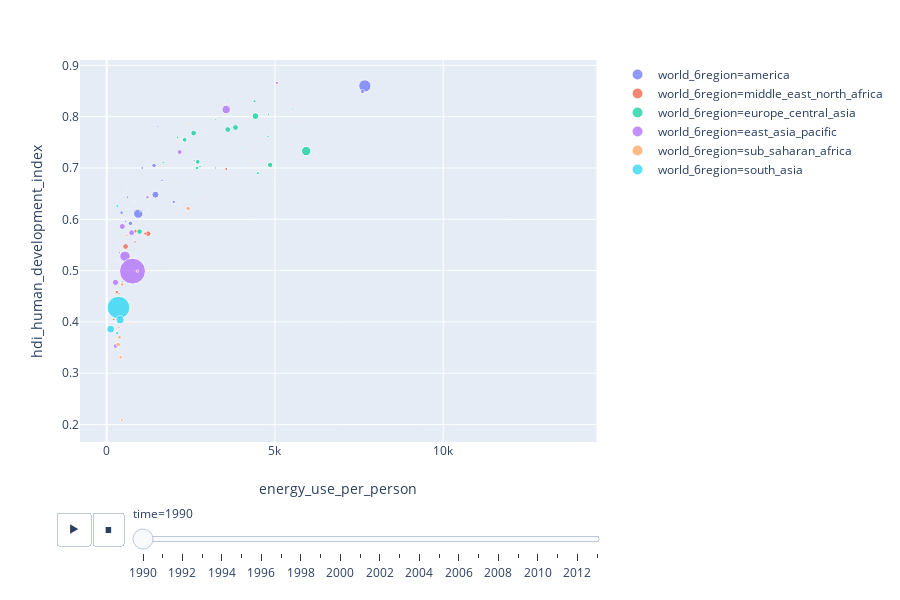

This figure's notebook cell:
### Code cell
fig = px.scatter(
    data,
    animation_frame="time",
    x="energy_use_per_person",
    y="hdi_human_development_index",
    hover_name="name",
    color="world_6region",
    size="total_population_with_projections")
fig.show()

### Figure 1 — Plotly figure (JSON) as saved in the notebook; plotly's stock layout.template omitted (floating-point values rounded to 4 significant figures)
{"data": [{"hoverlabel": {"namelength": 0}, "hovertemplate": "<b>%{hovertext}</b><br><br>world_6region=america<br>time=1990<br>energy_use_per_person=%{x}<br>hdi_human_development_index=%{y}<br>total_population_with_projections=%{marker.size}", "hovertext": ["Guyana", "Trinidad and Tobago", "Colombia", "Nicaragua", "Paraguay", "Jamaica", "United States", "Uruguay", "Chile", "Bolivia", "Brazil", "Belize", "Barbados", "Mexico", "El Salvador", "Cuba", "Costa Rica", "Ecuador", "Canada", "Dominican Republic", "Venezuela", "Peru", "Haiti", "Argentina", "Honduras", "Guatemala", "Panama"], "legendgroup": "world_6region=america", "marker": {"color": "#636efa", "size": [724900, 1215000, 33200000, 4121000, 4244000, 2365000, 253300000, 3109000, 13190000, 6658000, 149700000, 190200, 259500, 84310000, 5333000, 10570000, 3070000, 10260000, 27700000, 7195000, 19690000, 21690000, 7125000, 32640000, 4889000, 8923000, 2416000], "sizemode": "area", "sizeref": 3397500, "symbol": "circle"}, "mode": "markers", "name": "world_6region=america", "showlegend": true, "type": "scatter", "x": [514.0, 4900.0, 706.8, 487.2, 729.2, 1149.0, 7672.0, 723.8, 1058.0, 380.8, 938.8, 566.3, 1237.0, 1449.0, 469.8, 1645.0, 541.8, 619.5, 7603.0, 558.9, 1993.0, 446.0, 219.8, 1407.0, 480.2, 476.2, 603.3], "xaxis": "x", "y": [0.541, 0.67, 0.592, 0.495, 0.58, 0.651, 0.86, 0.692, 0.7, 0.535, 0.611, 0.648, 0.714, 0.648, 0.529, 0.676, 0.653, 0.643, 0.849, 0.596, 0.634, 0.613, 0.408, 0.705, 0.507, 0.478, 0.662], "yaxis": "y"}, {"hoverlabel": {"namelength": 0}, "hovertemplate": "<b>%{hovertext}</b><br><br>world_6region=middle_east_north_africa<br>time=1990<br>energy_use_per_person=%{x}<br>hdi_human_development_index=%{y}<br>total_population_with_projections=%{marker.size}", "hovertext": ["Tunisia", "Jordan", "Iran", "Iraq", "Israel", "Egypt", "Kuwait", "Morocco", "Qatar", "Syria", "Libya", "Bahrain", "Algeria", "Saudi Arabia", "United Arab Emirates", "Yemen"], "legendgroup": "world_6region=middle_east_north_africa", "marker": {"color": "#EF553B", "size": [8215000, 3416000, 54870000, 17370000, 4500000, 56840000, 2088000, 24780000, 473700, 12320000, 4334000, 492900, 25300000, 16140000, 1809000, 11950000], "sizemode": "area", "sizeref": 3397500, "symbol": "circle"}, "mode": "markers", "name": "world_6region=middle_east_north_africa", "showlegend": true, "type": "scatter", "x": [600.9, 919.5, 1233.0, 1147.0, 2460.0, 561.7, 4339.0, 306.2, 13700.0, 840.8, 2517.0, 10560.0, 856.2, 3553.0, 10980.0, 208.5], "xaxis": "x", "y": [0.569, 0.62, 0.572, 0.572, 0.785, 0.547, 0.713, 0.458, 0.754, 0.556, 0.681, 0.745, 0.577, 0.698, 0.726, 0.405], "yaxis": "y"}, {"hoverlabel": {"namelength": 0}, "hovertemplate": "<b>%{hovertext}</b><br><br>world_6region=europe_central_asia<br>time=1990<br>energy_use_per_person=%{x}<br>hdi_human_development_index=%{y}<br>total_population_with_projections=%{marker.size}", "hovertext": ["Belgium", "Portugal", "Estonia", "Kazakhstan", "Netherlands", "Tajikistan", "Spain", "Switzerland", "Kyrgyz Republic", "Finland", "Turkey", "Iceland", "Norway", "Ukraine", "Austria", "Poland", "France", "Italy", "United Kingdom", "Denmark", "Moldova", "Germany", "Russia", "Malta", "Czech Republic", "Cyprus", "Serbia", "Sweden", "Slovenia", "Lithuania", "Slovak Republic", "Luxembourg", "Romania", "Latvia", "Bulgaria", "Armenia", "Ireland", "Croatia", "Albania", "Hungary", "Greece"], "legendgroup": "world_6region=europe_central_asia", "marker": {"color": "#00cc96", "size": [9949000, 9925000, 1568000, 16530000, 14890000, 5303000, 38890000, 6674000, 4395000, 4986000, 54130000, 254800, 4241000, 51640000, 7671000, 38060000, 56710000, 56830000, 57210000, 5141000, 4364000, 79100000, 148200000, 367500, 10300000, 766700, 9569000, 8559000, 1927000, 3696000, 5270000, 381200, 23210000, 2664000, 8819000, 3545000, 3531000, 4517000, 3289000, 10380000, 10160000], "sizemode": "area", "sizeref": 3397500, "symbol": "circle"}, "mode": "markers", "name": "world_6region=europe_central_asia", "showlegend": true, "type": "scatter", "x": [4810.0, 1681.0, 6233.0, 4493.0, 4395.0, 1005.0, 2317.0, 3628.0, 1705.0, 5692.0, 977.7, 8908.0, 4967.0, 4857.0, 3240.0, 2706.0, 3828.0, 2584.0, 3597.0, 3377.0, 2677.0, 4421.0, 5929.0, 1962.0, 4797.0, 1781.0, 2599.0, 5515.0, 2858.0, 4344.0, 4025.0, 8874.0, 2683.0, 2949.0, 3237.0, 2179.0, 2820.0, 1980.0, 813.3, 2774.0, 2103.0], "xaxis": "x", "y": [0.805, 0.711, 0.728, 0.69, 0.83, 0.616, 0.755, 0.831, 0.615, 0.783, 0.576, 0.797, 0.849, 0.706, 0.794, 0.712, 0.779, 0.768, 0.775, 0.799, 0.652, 0.801, 0.733, 0.736, 0.761, 0.733, 0.714, 0.815, 0.767, 0.731, 0.738, 0.782, 0.7, 0.703, 0.7, 0.634, 0.762, 0.669, 0.635, 0.703, 0.76], "yaxis": "y"}, {"hoverlabel": {"namelength": 0}, "hovertemplate": "<b>%{hovertext}</b><br><br>world_6region=east_asia_pacific<br>time=1990<br>energy_use_per_person=%{x}<br>hdi_human_development_index=%{y}<br>total_population_with_projections=%{marker.size}", "hovertext": ["Japan", "Thailand", "South Korea", "Hong Kong, China", "Philippines", "Australia", "Fiji", "Singapore", "Mongolia", "Myanmar", "Brunei", "Malaysia", "Tonga", "Vietnam", "New Zealand", "Samoa", "Indonesia", "China"], "legendgroup": "world_6region=east_asia_pacific", "marker": {"color": "#ab63fa", "size": [122300000, 57070000, 42980000, 5794000, 61630000, 17100000, 728400, 3017000, 2193000, 39270000, 252100, 18210000, 95150, 67100000, 3398000, 161300, 184300000, 1145000000], "sizemode": "area", "sizeref": 3397500, "symbol": "circle"}, "mode": "markers", "name": "world_6region=east_asia_pacific", "showlegend": true, "type": "scatter", "x": [3551.0, 741.3, 2167.0, 1511.0, 463.4, 5062.0, 392.3, 3783.0, 1560.0, 262.9, 6673.0, 1210.0, 266.4, 261.9, 3854.0, 265.5, 543.7, 767.0], "xaxis": "x", "y": [0.814, 0.574, 0.731, 0.781, 0.586, 0.866, 0.641, 0.718, 0.579, 0.353, 0.782, 0.643, 0.648, 0.477, 0.818, 0.598, 0.528, 0.499], "yaxis": "y"}, {"hoverlabel": {"namelength": 0}, "hovertemplate": "<b>%{hovertext}</b><br><br>world_6region=sub_saharan_africa<br>time=1990<br>energy_use_per_person=%{x}<br>hdi_human_development_index=%{y}<br>total_population_with_projections=%{marker.size}", "hovertext": ["Benin", "Kenya", "Gabon", "Congo, Rep.", "Tanzania", "Togo", "Botswana", "Mozambique", "Senegal", "Sudan", "Swaziland", "Sao Tome and Principe", "Mauritius", "Congo, Dem. Rep.", "Zambia", "Cote d'Ivoire", "Ghana", "South Africa", "Gambia", "Cameroon", "Zimbabwe"], "legendgroup": "world_6region=sub_saharan_africa", "marker": {"color": "#FFA15A", "size": [4773000, 23450000, 929000, 2389000, 25480000, 3666000, 1382000, 13550000, 7242000, 21070000, 862900, 116100, 1060000, 36410000, 7860000, 12520000, 14790000, 36790000, 966200, 12180000, 10470000], "sizemode": "area", "sizeref": 3397500, "symbol": "circle"}, "mode": "markers", "name": "world_6region=sub_saharan_africa", "showlegend": true, "type": "scatter", "x": [333.7, 457.7, 1241.0, 322.6, 382.3, 333.6, 884.2, 447.0, 223.2, 412.5, 358.5, 205.9, 629.4, 340.8, 678.9, 354.2, 361.7, 2422.0, 67.4, 425.2, 913.0], "xaxis": "x", "y": [0.345, 0.473, 0.62, 0.521, 0.37, 0.404, 0.585, 0.209, 0.367, 0.331, 0.548, 0.454, 0.62, 0.356, 0.398, 0.389, 0.455, 0.621, 0.33, 0.444, 0.499], "yaxis": "y"}, {"hoverlabel": {"namelength": 0}, "hovertemplate": "<b>%{hovertext}</b><br><br>world_6region=south_asia<br>time=1990<br>energy_use_per_person=%{x}<br>hdi_human_development_index=%{y}<br>total_population_with_projections=%{marker.size}", "hovertext": ["Bangladesh", "Nepal", "Sri Lanka", "India", "Pakistan"], "legendgroup": "world_6region=south_asia", "marker": {"color": "#19d3f3", "size": [105300000, 19080000, 17340000, 873800000, 111800000], "sizemode": "area", "sizeref": 3397500, "symbol": "circle"}, "mode": "markers", "name": "world_6region=south_asia", "showlegend": true, "type": "scatter", "x": [120.0, 308.8, 318.3, 351.3, 398.4], "xaxis": "x", "y": [0.386, 0.378, 0.626, 0.428, 0.404], "yaxis": "y"}], "layout": {"height": 600, "legend": {"itemsizing": "constant", "tracegroupgap": 0}, "margin": {"t": 60}, "sliders": [{"active": 0, "currentvalue": {"prefix": "time="}, "len": 0.9, "pad": {"b": 10, "t": 60}, "steps": [{"args": [["1990"], {"frame": {"duration": 0, "redraw": false}, "fromcurrent": true, "mode": "immediate", "transition": {"duration": 0, "easing": "linear"}}], "label": "1990", "method": "animate"}, {"args": [["1991"], {"frame": {"duration": 0, "redraw": false}, "fromcurrent": true, "mode": "immediate", "transition": {"duration": 0, "easing": "linear"}}], "label": "1991", "method": "animate"}, {"args": [["1992"], {"frame": {"duration": 0, "redraw": false}, "fromcurrent": true, "mode": "immediate", "transition": {"duration": 0, "easing": "linear"}}], "label": "1992", "method": "animate"}, {"args": [["1993"], {"frame": {"duration": 0, "redraw": false}, "fromcurrent": true, "mode": "immediate", "transition": {"duration": 0, "easing": "linear"}}], "label": "1993", "method": "animate"}, {"args": [["1994"], {"frame": {"duration": 0, "redraw": false}, "fromcurrent": true, "mode": "immediate", "transition": {"duration": 0, "easing": "linear"}}], "label": "1994", "method": "animate"}, {"args": [["1995"], {"frame": {"duration": 0, "redraw": false}, "fromcurrent": true, "mode": "immediate", "transition": {"duration": 0, "easing": "linear"}}], "label": "1995", "method": "animate"}, {"args": [["1996"], {"frame": {"duration": 0, "redraw": false}, "fromcurrent": true, "mode": "immediate", "transition": {"duration": 0, "easing": "linear"}}], "label": "1996", "method": "animate"}, {"args": [["1997"], {"frame": {"duration": 0, "redraw": false}, "fromcurrent": true, "mode": "immediate", "transition": {"duration": 0, "easing": "linear"}}], "label": "1997", "method": "animate"}, {"args": [["1998"], {"frame": {"duration": 0, "redraw": false}, "fromcurrent": true, "mode": "immediate", "transition": {"duration": 0, "easing": "linear"}}], "label": "1998", "method": "animate"}, {"args": [["1999"], {"frame": {"duration": 0, "redraw": false}, "fromcurrent": true, "mode": "immediate", "transition": {"duration": 0, "easing": "linear"}}], "label": "1999", "method": "animate"}, {"args": [["2000"], {"frame": {"duration": 0, "redraw": false}, "fromcurrent": true, "mode": "immediate", "transition": {"duration": 0, "easing": "linear"}}], "label": "2000", "method": "animate"}, {"args": [["2001"], {"frame": {"duration": 0, "redraw": false}, "fromcurrent": true, "mode": "immediate", "transition": {"duration": 0, "easing": "linear"}}], "label": "2001", "method": "animate"}, {"args": [["2002"], {"frame": {"duration": 0, "redraw": false}, "fromcurrent": true, "mode": "immediate", "transition": {"duration": 0, "easing": "linear"}}], "label": "2002", "method": "animate"}, {"args": [["2003"], {"frame": {"duration": 0, "redraw": false}, "fromcurrent": true, "mode": "immediate", "transition": {"duration": 0, "easing": "linear"}}], "label": "2003", "method": "animate"}, {"args": [["2004"], {"frame": {"duration": 0, "redraw": false}, "fromcurrent": true, "mode": "immediate", "transition": {"duration": 0, "easing": "linear"}}], "label": "2004", "method": "animate"}, {"args": [["2005"], {"frame": {"duration": 0, "redraw": false}, "fromcurrent": true, "mode": "immediate", "transition": {"duration": 0, "easing": "linear"}}], "label": "2005", "method": "animate"}, {"args": [["2006"], {"frame": {"duration": 0, "redraw": false}, "fromcurrent": true, "mode": "immediate", "transition": {"duration": 0, "easing": "linear"}}], "label": "2006", "method": "animate"}, {"args": [["2007"], {"frame": {"duration": 0, "redraw": false}, "fromcurrent": true, "mode": "immediate", "transition": {"duration": 0, "easing": "linear"}}], "label": "2007", "method": "animate"}, {"args": [["2008"], {"frame": {"duration": 0, "redraw": false}, "fromcurrent": true, "mode": "immediate", "transition": {"duration": 0, "easing": "linear"}}], "label": "2008", "method": "animate"}, {"args": [["2009"], {"frame": {"duration": 0, "redraw": false}, "fromcurrent": true, "mode": "immediate", "transition": {"duration": 0, "easing": "linear"}}], "label": "2009", "method": "animate"}, {"args": [["2010"], {"frame": {"duration": 0, "redraw": false}, "fromcurrent": true, "mode": "immediate", "transition": {"duration": 0, "easing": "linear"}}], "label": "2010", "method": "animate"}, {"args": [["2011"], {"frame": {"duration": 0, "redraw": false}, "fromcurrent": true, "mode": "immediate", "transition": {"duration": 0, "easing": "linear"}}], "label": "2011", "method": "animate"}, {"args": [["2012"], {"frame": {"duration": 0, "redraw": false}, "fromcurrent": true, "mode": "immediate", "transition": {"duration": 0, "easing": "linear"}}], "label": "2012", "method": "animate"}, {"args": [["2013"], {"frame": {"duration": 0, "redraw": false}, "fromcurrent": true, "mode": "immediate", "transition": {"duration": 0, "easing": "linear"}}], "label": "2013", "method": "animate"}], "x": 0.1, "xanchor": "left", "y": 0, "yanchor": "top"}], "updatemenus": [{"buttons": [{"args": [null, {"frame": {"duration": 500, "redraw": false}, "fromcurrent": true, "mode": "immediate", "transition": {"duration": 500, "easing": "linear"}}], "label": "&#9654;", "method": "animate"}, {"args": [[null], {"frame": {"duration": 0, "redraw": false}, "fromcurrent": true, "mode": "immediate", "transition": {"duration": 0, "easing": "linear"}}], "label": "&#9724;", "method": "animate"}], "direction": "left", "pad": {"r": 10, "t": 70}, "showactive": false, "type": "buttons", "x": 0.1, "xanchor": "right", "y": 0, "yanchor": "top"}], "xaxis": {"anchor": "y", "domain": [0, 0.98], "title": {"text": "energy_use_per_person"}}, "yaxis": {"anchor": "x", "domain": [0, 1], "title": {"text": "hdi_human_development_index"}}}}
